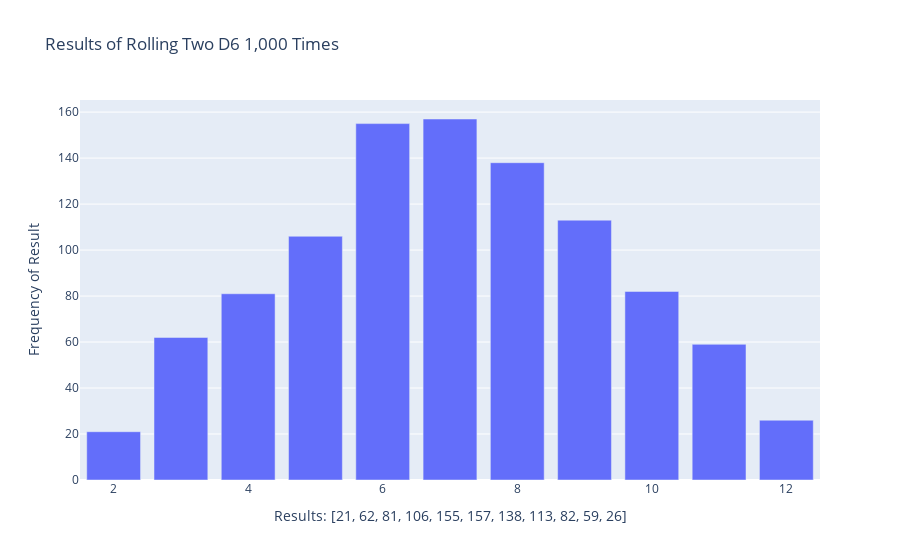

This figure's notebook cell:
### Markdown cell above
### Rolling two Dice

### Code cell
from random import randint
import plotly.express as px

class Die: #A class representing a single die.
    def __init__(self, num_sides=6): #Assume a six-sided die
        self.num_sides = num_sides
    
    def roll(self): #Return a random value between 1 and number of sides
        return randint(1, self.num_sides)
    
# Create two D6 dice.
die_1 = Die()
die_2 = Die()

# Make some rolls, and store results in a list.
results = []
for n in range(1000):
    result = die_1.roll() + die_2.roll()
    results.append(result)

# Analyze the results.
frequencies = []
toss_results = range(2, die.num_sides*2+1)
for value in toss_results:
    frequency = results.count(value)
    frequencies.append(frequency)
print(frequencies)

# Visualize the results.
title = "Results of Rolling Two D6 1,000 Times"
labels = {'x': f'Results: {frequencies}', 'y': 'Frequency of Result'}
fig = px.bar(x=toss_results, y=frequencies, title=title, labels=labels)
fig.show()

### Figure 1 — Plotly figure (JSON) as saved in the notebook; plotly's stock layout.template omitted (floating-point values rounded to 4 significant figures)
{"data": [{"alignmentgroup": "True", "hovertemplate": "Results: [21, 62, 81, 106, 155, 157, 138, 113, 82, 59, 26]=%{x}<br>Frequency of Result=%{y}<extra></extra>", "legendgroup": "", "marker": {"color": "#636efa", "pattern": {"shape": ""}}, "name": "", "offsetgroup": "", "orientation": "v", "showlegend": false, "textposition": "auto", "type": "bar", "x": [2, 3, 4, 5, 6, 7, 8, 9, 10, 11, 12], "xaxis": "x", "y": [21, 62, 81, 106, 155, 157, 138, 113, 82, 59, 26], "yaxis": "y"}], "layout": {"barmode": "relative", "legend": {"tracegroupgap": 0}, "title": {"text": "Results of Rolling Two D6 1,000 Times"}, "xaxis": {"anchor": "y", "domain": [0, 1], "title": {"text": "Results: [21, 62, 81, 106, 155, 157, 138, 113, 82, 59, 26]"}}, "yaxis": {"anchor": "x", "domain": [0, 1], "title": {"text": "Frequency of Result"}}}}
